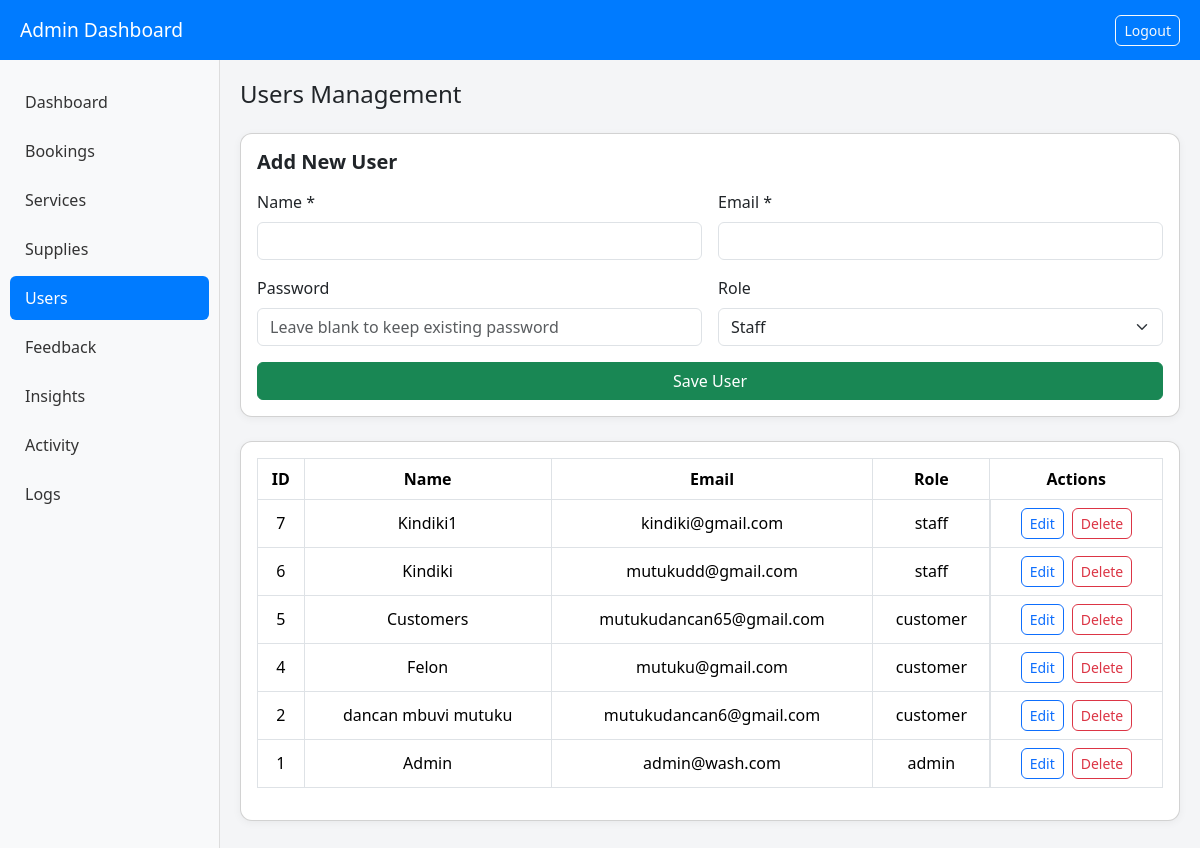
The page /admin/pages/users.php (signed in) on the database as committed earlier.
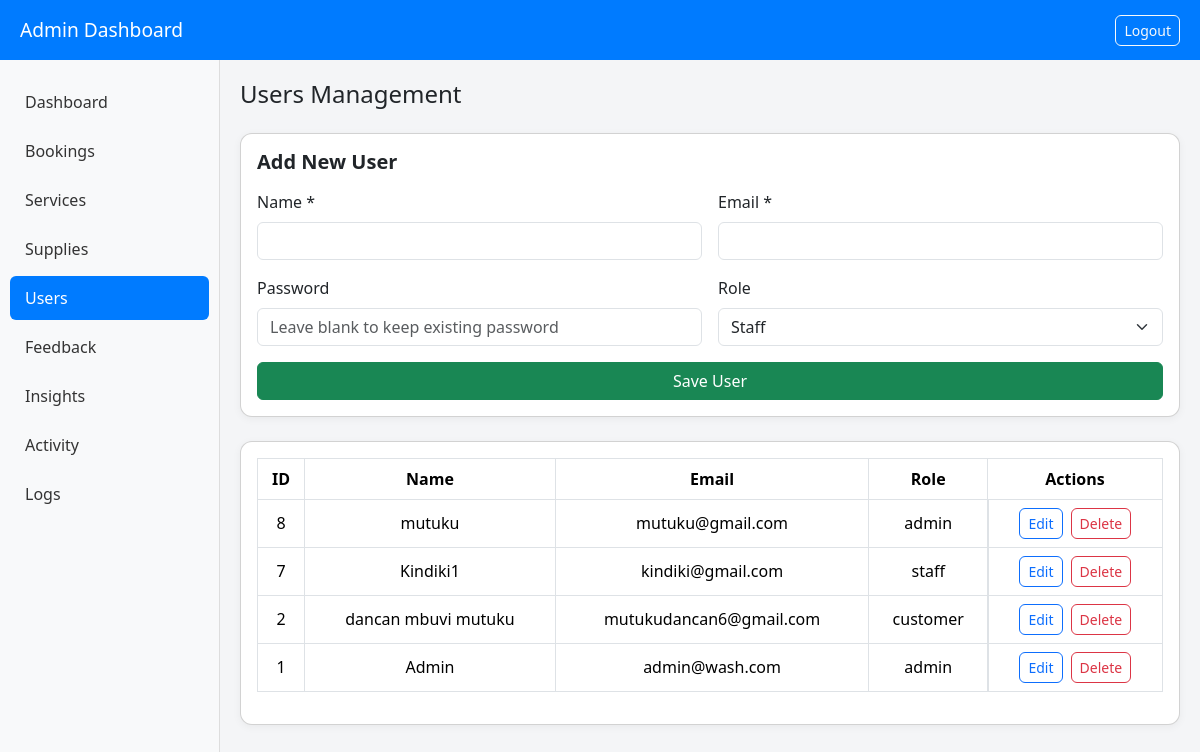
The same page on the database as committed later.
### tables this page shows
CREATE TABLE users (
    id INTEGER PRIMARY KEY AUTOINCREMENT,
    name TEXT NOT NULL,
    email TEXT UNIQUE NOT NULL,
    password TEXT NOT NULL,
    role TEXT DEFAULT 'customer',
    created_at DATETIME DEFAULT CURRENT_TIMESTAMP
);

### admin/pages/users.php (the view, shortened to what this page needs)
<?php
require_once __DIR__ . '/../../includes/db.php';
$users = $db->query("SELECT * FROM users ORDER BY id DESC")->fetchAll(PDO::FETCH_ASSOC);
?>
<!DOCTYPE html>
<html lang="en">
<head>
<link href="https://cdn.jsdelivr.net/npm/bootstrap@5.3.2/dist/css/bootstrap.min.css" rel="stylesheet">
</head>
<body>
<header>
    <h3>Admin Dashboard</h3>
    <a href="../../logout.php" class="btn btn-outline-light btn-sm">Logout</a>
</header>
<div class="sidebar">
    <ul class="nav flex-column">
        <li><a href="../dashboard.php" class="nav-link">Dashboard</a></li>
        <li><a href="bookings.php" class="nav-link">Bookings</a></li>
        <li><a href="services.php" class="nav-link">Services</a></li>
        <li><a href="supplies.php" class="nav-link">Supplies</a></li>
        <li><a href="users.php" class="nav-link active">Users</a></li>
        <li><a href="feedback.php" class="nav-link">Feedback</a></li>
        <li><a href="insights.php" class="nav-link">Insights</a></li>
        <li><a href="activity.php" class="nav-link">Activity</a></li>
        <li><a href="logs.php" class="nav-link">Logs</a></li>
    </ul>
</div>
<div class="main-content">
    <h4 class="mb-4">Users Management</h4>
    <div class="card p-3 mb-4">
        <h5 class="fw-semibold mb-3" id="formTitle">Add New User</h5>
        <form method="POST" class="row g-3">
            <div class="col-md-6">
                <label class="form-label">Name *</label>
                <input type="text" name="name" id="userName" class="form-control" required>
            </div>
            <div class="col-md-6">
                <label class="form-label">Email *</label>
                <input type="email" name="email" id="userEmail" class="form-control" required>
            </div>
            <div class="col-md-6">
                <label class="form-label">Password</label>
                <input type="password" name="password" id="userPassword" class="form-control" placeholder="Leave blank to keep existing password">
            </div>
            <div class="col-md-6">
                <label class="form-label">Role</label>
                <select name="role" id="userRole" class="form-select">
                    <option value="staff" selected>Staff</option>
                </select>
            </div>
            <div class="col-12 d-flex align-items-end">
                <button type="submit" class="btn btn-success w-100" id="saveButton">Save User</button>
            </div>
        </form>
    </div>
    <div class="card p-3">
        <div class="table-responsive">
            <table class="table table-bordered table-hover align-middle text-center">
                <thead>
                    <tr>
                        <th>ID</th>
                        <th>Name</th>
                        <th>Email</th>
                        <th>Role</th>
                        <th>Actions</th>
                    </tr>
                </thead>
                <tbody>
                    <?php if ($users): ?>
                        <?php foreach ($users as $u): ?>
                            <tr>
                                <td><?= $u['id'] ?></td>
                                <td><?= htmlspecialchars($u['name']) ?></td>
                                <td><?= htmlspecialchars($u['email']) ?></td>
                                <td><?= htmlspecialchars($u['role']) ?></td>
                                <td class="d-flex justify-content-center gap-2 flex-wrap">
                                    <button
                                        type="button"
                                        class="btn btn-outline-primary btn-sm edit-btn"
                                        data-id="<?= $u['id'] ?>"
                                        data-name="<?= htmlspecialchars($u['name'], ENT_QUOTES) ?>"
                                        data-email="<?= htmlspecialchars($u['email'], ENT_QUOTES) ?>"
                                        data-role="<?= htmlspecialchars($u['role'], ENT_QUOTES) ?>">
                                        Edit
                                    </button>
                                    <form method="POST" onsubmit="return confirm('Are you sure you want to delete this user?');">
                                        <button type="submit" class="btn btn-outline-danger btn-sm">Delete</button>
                                    </form>
                                </td>
                            </tr>
                        <?php endforeach; ?>
                    <?php else: ?>
                        <tr><td colspan="5" class="text-muted">No users found.</td></tr>
                    <?php endif; ?>
                </tbody>
            </table>
        </div>
    </div>
</div>
</body>
</html>

Rows that differ between the two databases and show on the page:
removed users: id "6", name "Kindiki", email "mutukudd@gmail.com", role "staff"
removed users: id "5", name "Customers", email "mutukudancan65@gmail.com", role "customer"
removed users: id "4", name "Felon", email "mutuku@gmail.com", role "customer"
added users: id "8", name "mutuku", email "mutuku@gmail.com", role "admin"
